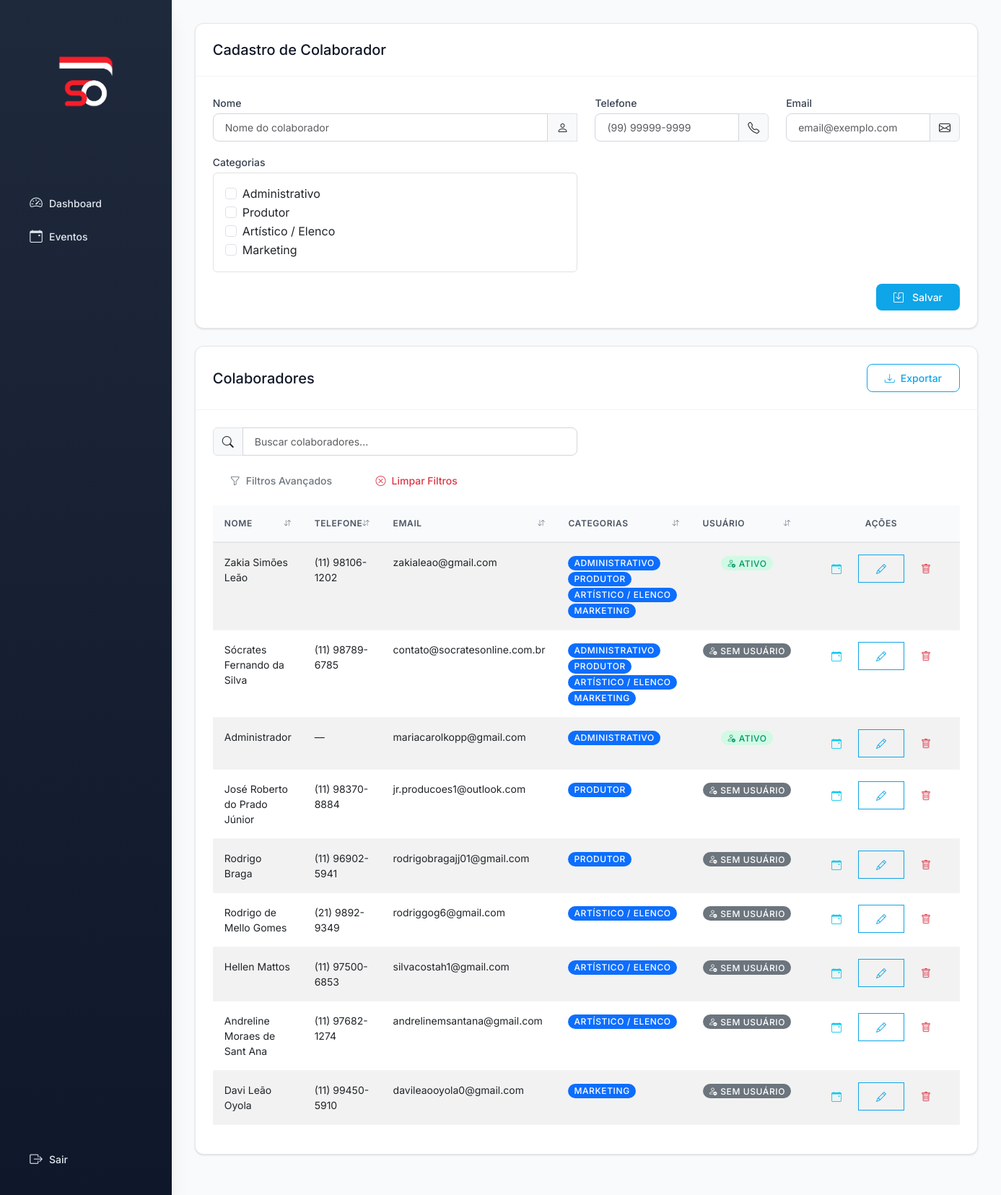
The app's page /cadastros/colaboradores with its own data.
### models.py (models this page shows, shortened)
class Colaborador(db.Model):
    __tablename__ = 'colaborador'
    id_colaborador = db.Column(db.Integer, primary_key=True)
    nome = db.Column(db.String, nullable=False)
    telefone = db.Column(db.String, nullable=True)
    email = db.Column(db.String, nullable=True)
    categorias_associacao = db.relationship('ColaboradorCategoria', back_populates='colaborador', cascade='all, delete-orphan')
    categorias = db.relationship('CategoriaColaborador', secondary='colaborador_categoria',
                                overlaps="categorias_associacao,categoria_colaborador,colaborador")
    eventos_produzidos = db.relationship('Evento', backref='produtor', foreign_keys='Evento.id_produtor')
    @property
    def categoria_nomes(self):
        return [cat.nome for cat in self.categorias]

class CategoriaColaborador(db.Model):
    __tablename__ = 'categoria_colaborador'
    id_categoria_colaborador = db.Column(db.Integer, primary_key=True)
    nome = db.Column(db.String, nullable=False)
    colaborador_categorias = db.relationship('ColaboradorCategoria', backref='categoria_colaborador')

### app.py (the view, shortened to what this page needs)
@app.route('/cadastros/colaboradores', methods=['GET', 'POST'])
def cadastrar_colaborador():
    categorias_existentes = CategoriaColaborador.query.all()
    if not categorias_existentes:
        flash('É necessário cadastrar pelo menos uma categoria de colaborador antes de cadastrar colaboradores.', 'warning')
        return redirect(url_for('cadastrar_categoria_colaborador'))
    form = ColaboradorForm()
    form.categorias.choices = [(c.id_categoria_colaborador, c.nome) for c in categorias_existentes]
    colaboradores = Colaborador.query.all()
    return render_template('colaboradores.html', form=form, colaboradores=colaboradores)

### forms.py
class ColaboradorForm(FlaskForm):
    nome = StringField('Nome', validators=[InputRequired()])
    telefone = StringField('Telefone', validators=[Optional(), Length(max=20)])
    email = StringField('Email', validators=[Optional()])
    categorias = MultiCheckboxField('Categorias', coerce=int, validators=[InputRequired(message="Selecione pelo menos uma categoria")])

### templates/colaboradores.html (shortened to what this page needs)
{% extends 'base.html' %}
{% block content %}
{% if not form.categorias.choices or form.categorias.choices|length == 0 %}
<div class="alert alert-warning d-flex align-items-center" role="alert">
    <i class="bi bi-exclamation-triangle-fill me-2"></i>
    <div>
        <strong>Atenção!</strong> É necessário cadastrar pelo menos uma categoria de colaborador antes de poder cadastrar colaboradores.
        <a href="{{ url_for('cadastrar_categoria_colaborador') }}" class="btn btn-sm btn-outline-warning ms-2">
            <i class="bi bi-plus me-1"></i>Cadastrar Categoria
        </a>
    </div>
</div>
{% else %}
<div class="card mb-4">
    <div class="card-header d-flex justify-content-between align-items-center">
        <h5 class="mb-0">Cadastro de Colaborador</h5>
    </div>
    <div class="card-body">
        <form method="POST" class="needs-validation" novalidate>
            <div class="row">
                <div class="col-md-6 mb-3">
                    {{ form.nome.label(class="form-label") }}
                    <div class="input-group">
                        {{ form.nome(class="form-control", placeholder="Nome do colaborador", required=true) }}
                        <span class="input-group-text"><i class="bi bi-person"></i></span>
                    </div>
                </div>
                <div class="col-md-3 mb-3">
                    {{ form.telefone.label(class="form-label") }}
                    <div class="input-group">
                        {{ form.telefone(class="form-control", placeholder="(99) 99999-9999", **{"data-mask":"phone"}) }}
                        <span class="input-group-text"><i class="bi bi-telephone"></i></span>
                    </div>
                </div>
                <div class="col-md-3 mb-3">
                    {{ form.email.label(class="form-label") }}
                    <div class="input-group">
                        {{ form.email(class="form-control", placeholder="email@exemplo.com") }}
                        <span class="input-group-text"><i class="bi bi-envelope"></i></span>
                    </div>
                </div>
                <div class="col-md-6 mb-3">
                    {{ form.categorias.label(class="form-label") }}
                    <div class="border rounded p-3" style="max-height: 200px; overflow-y: auto;">
                        {% for subfield in form.categorias %}
                        <div class="form-check">
                            {{ subfield(class="form-check-input") }}
                            {{ subfield.label(class="form-check-label") }}
                        </div>
                        {% endfor %}
                    </div>
                </div>
            </div>
            <div class="d-flex justify-content-end">
                <button type="submit" class="btn btn-primary">
                    <i class="bi bi-save me-2"></i>Salvar
                </button>
            </div>
        </form>
    </div>
</div>
{% endif %}
<div class="card">
    <div class="card-header d-flex justify-content-between align-items-center">
        <h5 class="mb-0">Colaboradores</h5>
        <div>
            <button class="btn btn-sm btn-outline-primary" id="btnExportar">
                <i class="bi bi-download me-1"></i>Exportar
            </button>
        </div>
    </div>
    <div class="card-body">
        {% if colaboradores %}
        <div class="row mb-3">
            <div class="col-md-6">
                <div class="input-group">
                    <span class="input-group-text"><i class="bi bi-search"></i></span>
                    <input type="text" class="form-control" id="searchInput" placeholder="Buscar colaboradores..." onkeyup="searchTable()">
                </div>
            </div>
        </div>
        <div class="table-responsive">
            <table class="table table-hover table-striped sortable-table" id="colaboradoresTable">
                <thead>
                    <tr>
                        <th>Nome</th>
                        <th>Telefone</th>
                        <th>Email</th>
                        <th>Categorias</th>
                        <th class="text-center">Usuário</th>
                        <th class="text-center no-sort" style="width: 200px;">Ações</th>
                    </tr>
                </thead>
                <tbody>
                    {% for col in colaboradores %}
                    <tr>
                        <td>{{ col.nome }}</td>
                        <td>{{ col.telefone or '—' }}</td>
                        <td>{{ col.email or '—' }}</td>
                        <td>
                            {% if col.categoria_nomes %}
                                {% for categoria in col.categoria_nomes %}
                                    <span class="badge bg-primary me-1">{{ categoria }}</span>
                                {% endfor %}
                            {% else %}
                                <span class="text-muted">—</span>
                            {% endif %}
                        </td>
                        <td class="text-center">
                            {% if col.usuario %}
                                <span class="badge bg-success">
                                    <i class="bi bi-person-check me-1"></i>Ativo
                                </span>
                            {% else %}
                                <span class="badge bg-secondary">
                                    <i class="bi bi-person-dash me-1"></i>Sem usuário
                                </span>
                            {% endif %}
                        </td>
                        <td class="text-center">
                            <div class="btn-group" role="group">
                                <button type="button" class="btn btn-sm btn-outline-info btn-listar-eventos"
                                        data-id="{{ col.id_colaborador }}"
                                        data-nome="{{ col.nome }}"
                                        data-tipo="colaborador"
                                        title="Listar Eventos">
                                    <i class="bi bi-calendar-event"></i>
                                </button>
                                <a href="{{ url_for('editar_colaborador', id=col.id_colaborador) }}" class="btn btn-sm btn-outline-primary" title="Editar Colaborador">
                                    <i class="bi bi-pencil"></i>
                                </a>
                                <a href="{{ url_for('excluir_colaborador', id=col.id_colaborador) }}" class="btn btn-sm btn-outline-danger"
                                   onclick="return confirm('Tem certeza que deseja excluir este colaborador?')" title="Excluir Colaborador">
                                    <i class="bi bi-trash"></i>
                                </a>
                            </div>
                        </td>
                    </tr>
                    {% endfor %}
                </tbody>
            </table>
        </div>
        {% else %}
        <div class="alert alert-info">
            <i class="bi bi-info-circle me-2"></i>Nenhum colaborador cadastrado.
        </div>
        {% endif %}
    </div>
</div>
{% endblock %}

### static/style-modern.css (style rules this page uses)
:root { --primary-900: #0f172a; --primary-800: #1e293b; --primary-700: #334155; --primary-600: #475569; --primary-500: #64748b; --primary-400: #94a3b8; --primary-300: #cbd5e1; --primary-200: #e2e8f0; --primary-100: #f1f5f9; --primary-50: #f8fafc; --accent: #0ea5e9; --accent-light: #38bdf8; --accent-dark: #0284c7; --accent-50: #f0f9ff; --accent-100: #e0f2fe; --gray-50: #f9fafb; --gray-100: #f3f4f6; --gray-200: #e5e7eb; --gray-300: #d1d5db; --gray-400: #9ca3af; --gray-500: #6b7280; --gray-600: #4b5563; --gray-700: #374151; --gray-800: #1f2937; --gray-900: #111827; --success-light: #d1fae5; --success: #10b981; --success-dark: #059669; --warning-light: #fed7aa; --warning: #f59e0b; --warning-dark: #d97706; --danger-light: #fee2e2; --danger: #ef4444; --danger-dark: #dc2626; --info-light: #dbeafe; --info: #3b82f6; --info-dark: #2563eb; --spacing-xs: 0.25rem; --spacing-sm: 0.5rem; --spacing-md: 1rem; --spacing-lg: 1.5rem; --spacing-xl: 2rem; --spacing-2xl: 3rem; --font-sans: 'Inter', -apple-system, BlinkMacSystemFont, 'Segoe UI', 'Roboto', sans-serif; --font-size-xs: 0.75rem; --font-size-sm: 0.875rem; --font-size-base: 1rem; --font-size-lg: 1.125rem; --font-size-xl: 1.25rem; --font-size-2xl: 1.5rem; --font-size-3xl: 1.875rem; --radius-sm: 0.375rem; --radius-md: 0.5rem; --radius-lg: 0.75rem; --radius-xl: 1rem; --radius-2xl: 1.5rem; --radius-full: 9999px; --shadow-xs: 0 1px 2px 0 rgb(0 0 0 / 0.05); --shadow-sm: 0 1px 3px 0 rgb(0 0 0 / 0.1), 0 1px 2px -1px rgb(0 0 0 / 0.1); --shadow-md: 0 4px 6px -1px rgb(0 0 0 / 0.1), 0 2px 4px -2px rgb(0 0 0 / 0.1); --shadow-lg: 0 10px 15px -3px rgb(0 0 0 / 0.1), 0 4px 6px -4px rgb(0 0 0 / 0.1); --shadow-xl: 0 20px 25px -5px rgb(0 0 0 / 0.1), 0 8px 10px -6px rgb(0 0 0 / 0.1); --transition-fast: 150ms cubic-bezier(0.4, 0, 0.2, 1); --transition-base: 250ms cubic-bezier(0.4, 0, 0.2, 1); --transition-slow: 350ms cubic-bezier(0.4, 0, 0.2, 1); --z-base: 0; --z-dropdown: 10; --z-sticky: 20; --z-fixed: 30; --z-modal-backdrop: 40; --z-modal: 50; --z-popover: 60; --z-tooltip: 70; }
* { box-sizing: border-box; }
body { font-family: var(--font-sans); font-size: var(--font-size-base); line-height: 1.5; color: var(--gray-700); background-color: var(--gray-50); -webkit-font-smoothing: antialiased; -moz-osx-font-smoothing: grayscale; }
.card { background: white; border: 1px solid var(--gray-200); border-radius: var(--radius-lg); box-shadow: var(--shadow-sm); margin-bottom: var(--spacing-lg); transition: all var(--transition-base); }
.card-header { background: transparent; border-bottom: 1px solid var(--gray-100); padding: var(--spacing-lg); font-weight: 600; font-size: var(--font-size-lg); color: var(--gray-900); }
.card-body { padding: var(--spacing-lg); }
.btn { padding: var(--spacing-sm) var(--spacing-lg); border-radius: var(--radius-md); font-weight: 500; font-size: var(--font-size-sm); transition: all var(--transition-fast); border: none; display: inline-flex; align-items: center; gap: var(--spacing-xs); cursor: pointer; }
.btn-primary { background-color: var(--accent); color: white; }
.btn-outline-primary { background-color: transparent; color: var(--accent); border: 1.5px solid var(--accent); }
.form-control, .form-select { border: 1.5px solid var(--gray-300); border-radius: var(--radius-md); padding: var(--spacing-sm) var(--spacing-md); font-size: var(--font-size-sm); transition: all var(--transition-fast); background-color: white; }
.form-label { font-weight: 500; color: var(--gray-700); margin-bottom: var(--spacing-xs); font-size: var(--font-size-sm); }
.table { border-collapse: separate; border-spacing: 0; }
.table thead th { background-color: var(--gray-50); font-weight: 600; text-transform: uppercase; font-size: var(--font-size-xs); letter-spacing: 0.05em; color: var(--gray-600); padding: var(--spacing-md); border-bottom: 2px solid var(--gray-200); }
.table tbody td { padding: var(--spacing-md); border-bottom: 1px solid var(--gray-100); font-size: var(--font-size-sm); }
.badge { padding: var(--spacing-xs) var(--spacing-sm); font-weight: 500; font-size: var(--font-size-xs); border-radius: var(--radius-full); text-transform: uppercase; letter-spacing: 0.05em; }
.bg-success { background-color: var(--success-light) !important; color: var(--success-dark) !important; }

### records on screen
Colaborador: nome "Zakia Simões Leão", telefone "(11) 98106-1202", email "zakialeao@gmail.com", shows "ATIVO"
CategoriaColaborador: nome "ADMINISTRATIVO"
CategoriaColaborador: nome "PRODUTOR"
CategoriaColaborador: nome "ARTÍSTICO / ELENCO"
CategoriaColaborador: nome "MARKETING"
Colaborador: nome "Sócrates Fernando da Silva", telefone "(11) 98789-6785", email "contato@socratesonline.com.br", shows "SEM USUÁRIO"
Colaborador: nome "Administrador", telefone "—", email "mariacarolkopp@gmail.com", shows "ATIVO"
Colaborador: nome "José Roberto do Prado Júnior", telefone "(11) 98370-8884", email "jr.producoes1@outlook.com", shows "SEM USUÁRIO"
Colaborador: nome "Rodrigo Braga", telefone "(11) 96902-5941", email "rodrigobragajj01@gmail.com", shows "SEM USUÁRIO"
Colaborador: nome "Rodrigo de Mello Gomes", telefone "(21) 9892-9349", email "rodriggog6@gmail.com", shows "SEM USUÁRIO"
Colaborador: nome "Hellen Mattos", telefone "(11) 97500-6853", email "silvacostah1@gmail.com", shows "SEM USUÁRIO"
Colaborador: nome "Andreline Moraes de Sant Ana", telefone "(11) 97682-1274", email "andrelinemsantana@gmail.com", shows "SEM USUÁRIO"
Colaborador: nome "Davi Leão Oyola", telefone "(11) 99450-5910", email "davileaooyola0@gmail.com", shows "SEM USUÁRIO"

### other values on screen
{{ subfield.label(class="form-check-label") }} "Administrativo" "Produtor" "Artístico / Elenco" "Marketing"
